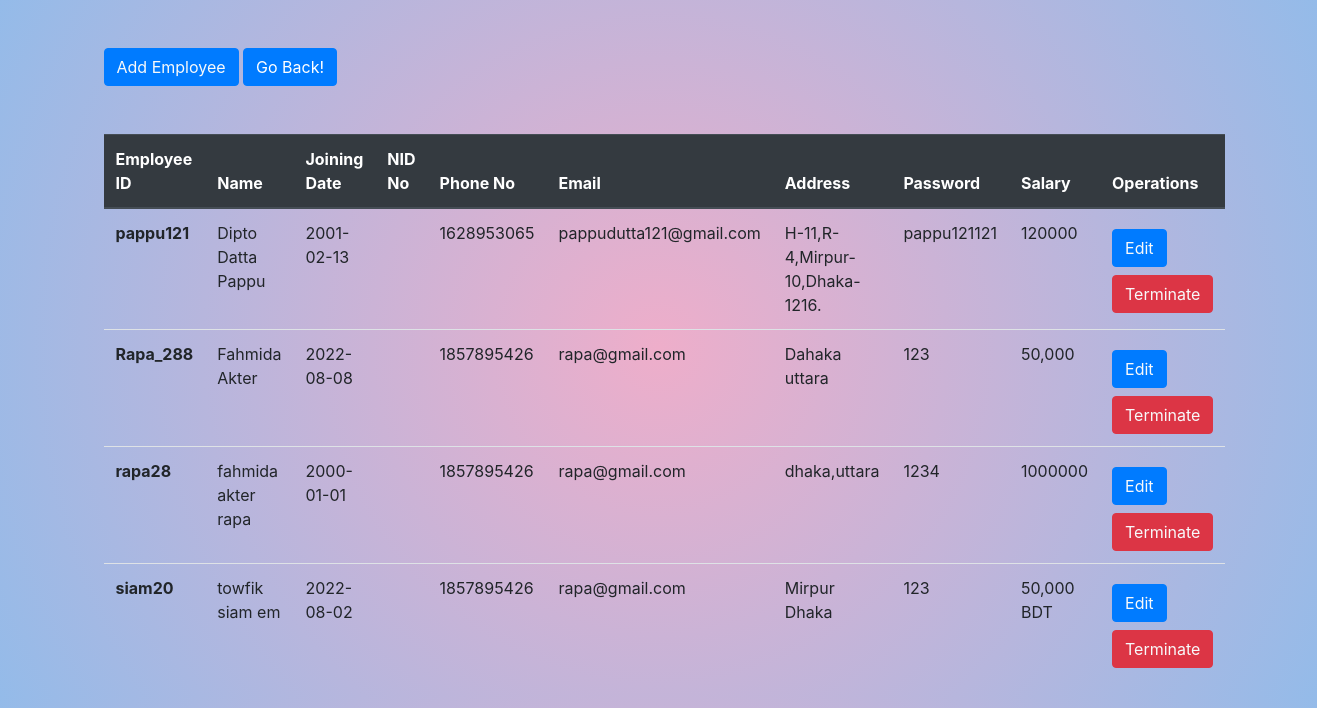
The page /displayemp.php on the database as committed earlier.
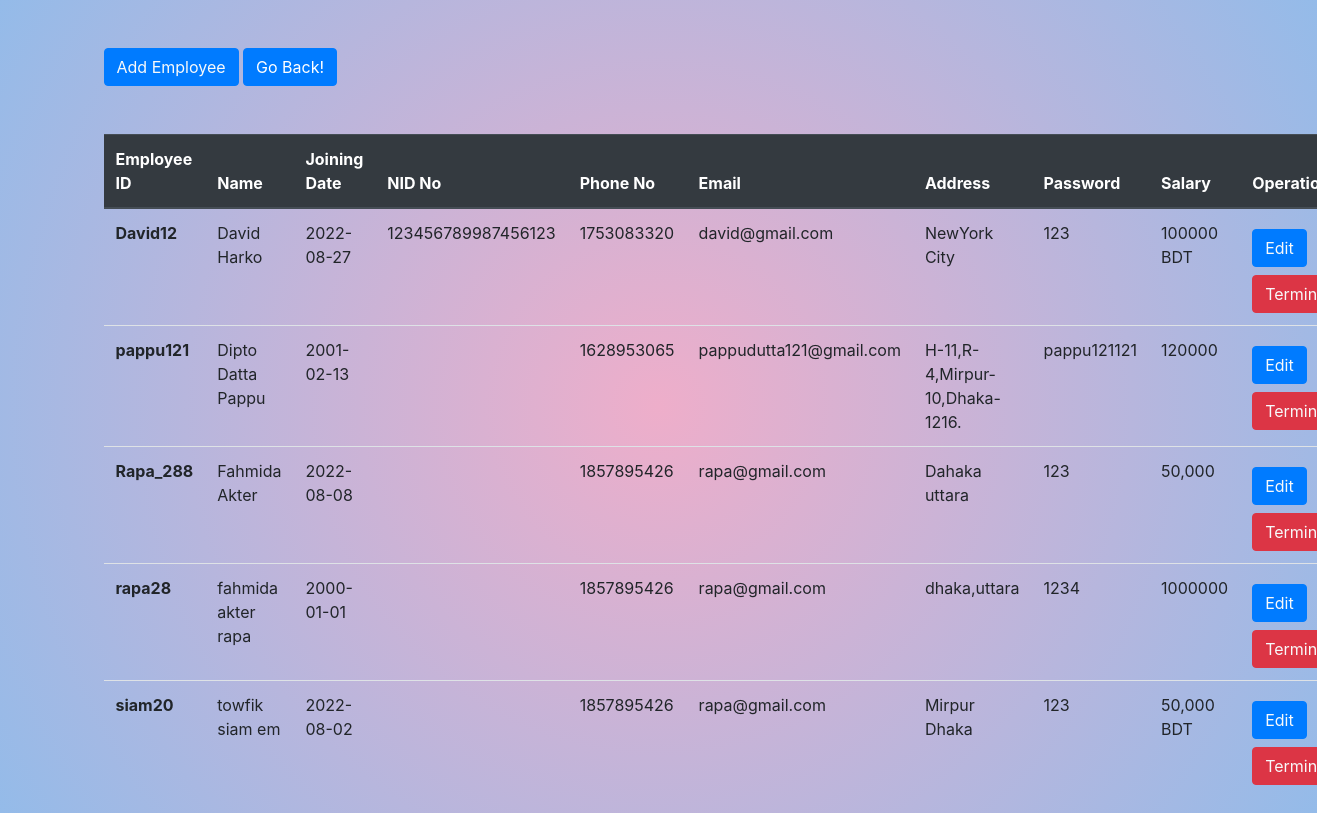
The same page on the database as committed later.
### tables this page shows
CREATE TABLE `employee_info` (
  `Emp_id` varchar(30) NOT NULL,
  `Emp_name` varchar(30) NOT NULL,
  `Join_date` date NOT NULL,
  `NID` varchar(20) NOT NULL,
  `Phone_no` int(11) NOT NULL,
  `Email` varchar(100) NOT NULL,
  `Address` varchar(200) NOT NULL,
  `Password` varchar(30) NOT NULL,
  `Salary` varchar(30) NOT NULL
);

### displayemp.php (the view, shortened to what this page needs)
<?php
include 'connectempcre.php';
?>
<!DOCTYPE html>
<html lang="en">
<head>
    <link rel="stylesheet" href="https://cdn.jsdelivr.net/npm/bootstrap@4.4.1/dist/css/bootstrap.min.css">
</head>
<body style="background: radial-gradient(circle, rgba(238,174,202,1) 0%, rgba(148,187,233,1) 100%);">
<div class="container">
        <button class="btn btn-primary my-5"><a href="emp_cre.php" class="text-light">Add Employee</a></button>
        <button class="btn btn-primary my-5" input type="button"class="text-light" onclick="history.back()">Go Back!</button>
        <table class="table">
            <thead class="thead-dark">
                <tr>
                    <th scope="col">Employee ID</th>
                    <th scope="col">Name</th>
                    <th scope="col">Joining Date</th>
                    <th scope="col">NID No</th>
                    <th scope="col">Phone No</th>
                    <th scope="col">Email</th>
                    <th scope="col">Address</th>
                    <th scope="col">Password</th>
                    <th scope="col">Salary</th>
                    <th scope="col">Operations</th>
                </tr>
            </thead>
            <tbody>
                <?php
                $sql = "SELECT * FROM `employee_info`";
                $result = mysqli_query($con, $sql);
                if ($result) {
                    while ($row = mysqli_fetch_assoc($result)) {
                        $id = $row['Emp_id'];
                        $EName = $row['Emp_name'];
                        $JDate = $row['Join_date'];
                        $nid = $row['NID'];
                        $phone = $row['Phone_no'];
                        $email = $row['Email'];
                        $add = $row['Address'];
                        $pass = $row['Password'];
                        $Sala = $row['Salary'];
                        echo '<tr>
                        <th scope="row">' . $id . '</th>
                        <td>' . $EName . '</td>
                        <td>' . $JDate . '</td>
                        <td>' . $nid . '</td>
                        <td>' . $phone . '</td>
                        <td>' . $email . '</td>
                        <td>' . $add . '</td>
                        <td>' . $pass . '</td>
                        <td>' . $Sala . '</td>
                        <td>
                    <button class= "btn btn-primary my-2"><a href="upemp.php ? upid='.$id.'" class="text-light">Edit</a></button>
                    <button class="btn btn-danger"><a href="delemp.php ? delid='.$id.'" class="text-light">Terminate</a></button>
            </td>
                    </tr>';
                    }
                }
                ?>
            </tbody>
        </table>
    </div>
</body>
</html>

Rows that differ between the two databases and show on the page:
added employee_info: Emp_id "David12", Emp_name "David Harko", Join_date "2022-08-27", NID "123456789987456123", Phone_no "1753083320", Email "david@gmail.com", Address "NewYork City", Password "123", Salary "100000 BDT"
